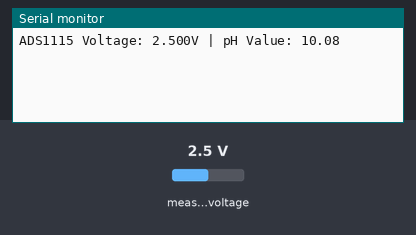
Bench run of a sketch on a simulated ESP32. Shown: the last lines printed to the serial monitor. The inputs (shaded band) are chosen by the test bench; at power-on: measured voltage 2.5 V.

Above: at 1.2 s.
1.3 s: measured voltage set to 0.1 V
At 2.5 s:
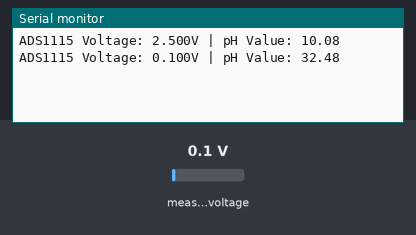
2.8 s: measured voltage set to 1.2 V
At 3.5 s:
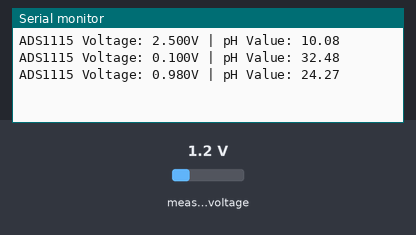
Timing chart, 0 to 5.8 s (numbered marks = the images above; inputs shaded):
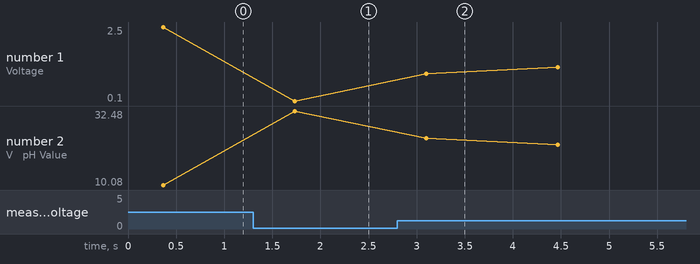

The sketch:

pH_sensor_final.ino
```cpp
#include <Wire.h>
#include <Adafruit_ADS1X15.h>

Adafruit_ADS1115 ads;

// Your measured calibration range (Sensor outputting 5V signals)
const float sensorMaxV = 3.58; // Voltage at pH 0
const float sensorMinV = 2.08; // Voltage at pH 14

void setup() {
  Serial.begin(115200);

  // Initialize ADS1115
  if (!ads.begin()) {
    Serial.println("Failed to initialize ADS1115!");
    while (1);
  }

  // Setting gain to ONE captures +/- 4.096V
  // This is perfect for your 2.08V - 3.58V range.
  ads.setGain(GAIN_ONE);
}

void loop() {
  int16_t results;
  float sumV = 0;
  int samples = 20;

  for (int i = 0; i < samples; i++) {
    results = ads.readADC_SingleEnded(0); // Reading from A0
    // Convert raw value to voltage (Multiplier for GAIN_ONE is 0.125mV)
    sumV += ads.computeVolts(results);
    delay(10);
  }

  float avgVoltage = sumV / samples;

  // Linear Mapping Formula using your 3.58V to 2.08V range
  float phValue = 0.0 + (avgVoltage - sensorMaxV) * (14.0 - 0.0) / (sensorMinV - sensorMaxV);

  // Constrain pH to 0-14
  if (phValue < 0) phValue = 0;

  Serial.print("ADS1115 Voltage: ");
  Serial.print(avgVoltage, 3);
  Serial.print("V | pH Value: ");
  Serial.println(phValue, 2);

  delay(1000);
}
```

Measured:
- after the input at 1.3 s, the serial monitor: prints a new line after 0.43 s (image 1)
- after the input at 2.8 s, the serial monitor: prints a new line after 0.30 s (image 2)
- plotted number 1: 2.5 → 0.1 after the input at 1.3 s, 0.1 → 1.2 after the input at 2.8 s
- plotted number 2: 10.08 → 32.48 after the input at 1.3 s, 32.48 → 22.21 after the input at 2.8 s
